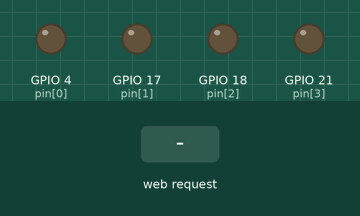
Simulated run of this sketch. Board: ESP32. Shown: output pins drawn as LEDs (lit = HIGH). The test bench sets the inputs (shaded band). WiFi joins after 1.5 s; servers stay silent unless stated; what the sketch prints to the serial monitor is not drawn.

Above: at 3.1 s.
3.2 s: HTTP request GET /H received
At 3.45 s:
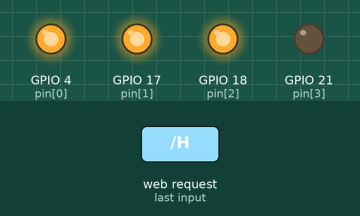
At 4.2 s:
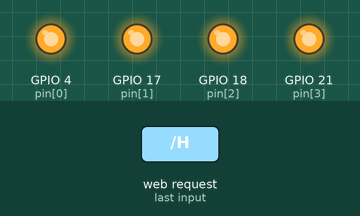
5.0 s: HTTP request GET /L received
At 5.25 s:
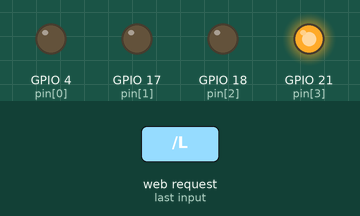
Timing chart, 0 to 8.0 s (numbered marks = the images above; inputs shaded):
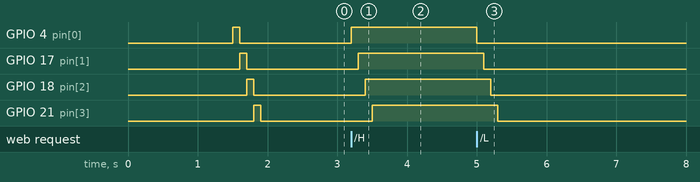

The sketch:

WiFI-WebServer-Test.ino
```cpp
#include <WiFi.h>
#include <WebServer.h>

int pin[4] = {4, 17, 18, 21};      // Pin LED
String cmd = "", ssid = "realme 12+ 5G", pw = "";

WebServer server(80);              // Web server di port 80


void handleRoot() {
  // Halaman utama / petunjuk route
  server.send(200, "text/plain", "Wellcome... untuk menyalakan LED buka (ip)/H, untuk mematikan LED buka (ip)/L");
}

void handleHigh() {
  // Nyalakan semua LED
  server.send(200, "text/plain", "LED DINYALAKAN");

  int i;
  for (i = 0; i < 4; i++) {
    digitalWrite(pin[i], HIGH);
    delay(100);
  }
}

void handleLow() {
  // Matikan semua LED
  server.send(200, "text/plain", "LED DIMATIKAN");

  int i;
  for (i = 0; i < 4; i++) {
    digitalWrite(pin[i], LOW);
    delay(100);
  }
}


void setup() {
  int i;

  // Set semua pin LED sebagai output
  for (i = 0; i < 4; i++) {
    pinMode(pin[i], OUTPUT);
  }

  Serial.begin(9600);

  // Mulai koneksi ke WiFi
  WiFi.begin(ssid, pw);
  Serial.printf("\n\n\n\nTrying to Connect to ");
  Serial.println(ssid);

  // Tunggu sampai konek
  while (WiFi.status() != WL_CONNECTED) {
    Serial.print(".");
    delay(500);
  }

  Serial.printf("\nConnected!\n");

  // Indikator konek (LED nyala bergantian)
  for (i = 0; i < 4; i++) {
    digitalWrite(pin[i], HIGH);
    delay(100);
    digitalWrite(pin[i], LOW);
  }

  // Daftar route
  server.on("/", handleRoot);
  server.on("/H", handleHigh);
  server.on("/L", handleLow);

  // Mulai server
  server.begin();
  Serial.println("Server ready");
}

void loop() {
  // Cek input dari serial
  if (Serial.available()) {
    cmd = Serial.readString();
    cmd.trim();
    Serial.println(cmd);

    // Ketik "1" buat lihat info WiFi
    if (cmd == "1") {
      Serial.printf("\n\nWiFi tersambung ke :\nSSID : ");
      Serial.println(WiFi.SSID());
      Serial.print("IP : ");
      Serial.println(WiFi.localIP());
      cmd = "";
    }
  }

  // Handle request dari browser
  server.handleClient();
}
```

Measured:
- after the input at 3.2 s, GPIO 4 (pin[0]): LOW → HIGH at once; GPIO 17 (pin[1]): LOW → HIGH after 0.10 s; GPIO 18 (pin[2]): LOW → HIGH after 0.20 s; GPIO 21 (pin[3]): LOW → HIGH after 0.30 s
- after the input at 5.0 s, GPIO 4 (pin[0]): HIGH → LOW at once; GPIO 17 (pin[1]): HIGH → LOW after 0.10 s; GPIO 18 (pin[2]): HIGH → LOW after 0.20 s; GPIO 21 (pin[3]): HIGH → LOW after 0.30 s
